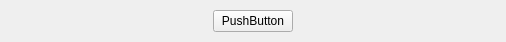
<?xml version="1.0" encoding="UTF-8"?>
<ui version="4.0">
 <class>ButtonGroup</class>
 <widget class="QWidget" name="ButtonGroup">
  <property name="geometry">
   <rect>
    <x>0</x>
    <y>0</y>
    <width>506</width>
    <height>42</height>
   </rect>
  </property>
  <property name="windowTitle">
   <string>Form</string>
  </property>
  <layout class="QHBoxLayout" name="horizontalLayout">
   <property name="spacing">
    <number>0</number>
   </property>
   <property name="leftMargin">
    <number>0</number>
   </property>
   <property name="topMargin">
    <number>0</number>
   </property>
   <property name="rightMargin">
    <number>0</number>
   </property>
   <property name="bottomMargin">
    <number>0</number>
   </property>
   <item>
    <widget class="QStackedWidget" name="stackedWidget">
     <widget class="QWidget" name="startPage">
      <layout class="QHBoxLayout" name="horizontalLayout_3">
       <item>
        <spacer name="horizontalSpacer_3">
         <property name="orientation">
          <enum>Qt::Horizontal</enum>
         </property>
         <property name="sizeHint" stdset="0">
          <size>
           <width>195</width>
           <height>20</height>
          </size>
         </property>
        </spacer>
       </item>
       <item>
        <widget class="MyButton" name="start">
         <property name="text">
          <string>PushButton</string>
         </property>
        </widget>
       </item>
       <item>
        <spacer name="horizontalSpacer_4">
         <property name="orientation">
          <enum>Qt::Horizontal</enum>
         </property>
         <property name="sizeHint" stdset="0">
          <size>
           <width>195</width>
           <height>20</height>
          </size>
         </property>
        </spacer>
       </item>
      </layout>
     </widget>
     <widget class="QWidget" name="playCardPage">
      <layout class="QHBoxLayout" name="horizontalLayout_2">
       <item>
        <spacer name="horizontalSpacer">
         <property name="orientation">
          <enum>Qt::Horizontal</enum>
         </property>
         <property name="sizeHint" stdset="0">
          <size>
           <width>195</width>
           <height>20</height>
          </size>
         </property>
        </spacer>
       </item>
       <item>
        <widget class="MyButton" name="playCard">
         <property name="text">
          <string>PushButton</string>
         </property>
        </widget>
       </item>
       <item>
        <spacer name="horizontalSpacer_2">
         <property name="orientation">
          <enum>Qt::Horizontal</enum>
         </property>
         <property name="sizeHint" stdset="0">
          <size>
           <width>195</width>
           <height>20</height>
          </size>
         </property>
        </spacer>
       </item>
      </layout>
     </widget>
     <widget class="QWidget" name="PassOrPlayPage">
      <layout class="QHBoxLayout" name="horizontalLayout_4">
       <item>
        <spacer name="horizontalSpacer_6">
         <property name="orientation">
          <enum>Qt::Horizontal</enum>
         </property>
         <property name="sizeHint" stdset="0">
          <size>
           <width>40</width>
           <height>20</height>
          </size>
         </property>
        </spacer>
       </item>
       <item>
        <widget class="MyButton" name="pass">
         <property name="text">
          <string>PushButton</string>
         </property>
        </widget>
       </item>
       <item>
        <spacer name="horizontalSpacer_5">
         <property name="orientation">
          <enum>Qt::Horizontal</enum>
         </property>
         <property name="sizeType">
          <enum>QSizePolicy::Fixed</enum>
         </property>
         <property name="sizeHint" stdset="0">
          <size>
           <width>40</width>
           <height>15</height>
          </size>
         </property>
        </spacer>
       </item>
       <item>
        <widget class="MyButton" name="playCard1">
         <property name="text">
          <string>PushButton</string>
         </property>
        </widget>
       </item>
       <item>
        <spacer name="horizontalSpacer_7">
         <property name="orientation">
          <enum>Qt::Horizontal</enum>
         </property>
         <property name="sizeHint" stdset="0">
          <size>
           <width>40</width>
           <height>20</height>
          </size>
         </property>
        </spacer>
       </item>
      </layout>
     </widget>
     <widget class="QWidget" name="callLordPage">
      <layout class="QHBoxLayout" name="horizontalLayout_5">
       <item>
        <spacer name="horizontalSpacer_9">
         <property name="orientation">
          <enum>Qt::Horizontal</enum>
         </property>
         <property name="sizeHint" stdset="0">
          <size>
           <width>5</width>
           <height>20</height>
          </size>
         </property>
        </spacer>
       </item>
       <item>
        <widget class="MyButton" name="giveUp">
         <property name="text">
          <string>PushButton</string>
         </property>
        </widget>
       </item>
       <item>
        <spacer name="horizontalSpacer_10">
         <property name="orientation">
          <enum>Qt::Horizontal</enum>
         </property>
         <property name="sizeType">
          <enum>QSizePolicy::Fixed</enum>
         </property>
         <property name="sizeHint" stdset="0">
          <size>
           <width>40</width>
           <height>10</height>
          </size>
         </property>
        </spacer>
       </item>
       <item>
        <widget class="MyButton" name="oneScore">
         <property name="text">
          <string>PushButton</string>
         </property>
        </widget>
       </item>
       <item>
        <spacer name="horizontalSpacer_11">
         <property name="orientation">
          <enum>Qt::Horizontal</enum>
         </property>
         <property name="sizeType">
          <enum>QSizePolicy::Fixed</enum>
         </property>
         <property name="sizeHint" stdset="0">
          <size>
           <width>40</width>
           <height>10</height>
          </size>
         </property>
        </spacer>
       </item>
       <item>
        <widget class="MyButton" name="twoScore">
         <property name="text">
          <string>PushButton</string>
         </property>
        </widget>
       </item>
       <item>
        <spacer name="horizontalSpacer_12">
         <property name="orientation">
          <enum>Qt::Horizontal</enum>
         </property>
         <property name="sizeType">
          <enum>QSizePolicy::Fixed</enum>
         </property>
         <property name="sizeHint" stdset="0">
          <size>
           <width>40</width>
           <height>10</height>
          </size>
         </property>
        </spacer>
       </item>
       <item>
        <widget class="MyButton" name="threeScore">
         <property name="text">
          <string>PushButton</string>
         </property>
        </widget>
       </item>
       <item>
        <spacer name="horizontalSpacer_8">
         <property name="orientation">
          <enum>Qt::Horizontal</enum>
         </property>
         <property name="sizeHint" stdset="0">
          <size>
           <width>5</width>
           <height>20</height>
          </size>
         </property>
        </spacer>
       </item>
      </layout>
     </widget>
     <widget class="QWidget" name="nullPage"/>
    </widget>
   </item>
  </layout>
 </widget>
 <customwidgets>
  <customwidget>
   <class>MyButton</class>
   <extends>QPushButton</extends>
   <header location="global">mybutton.h</header>
  </customwidget>
 </customwidgets>
 <resources/>
 <connections/>
</ui>
